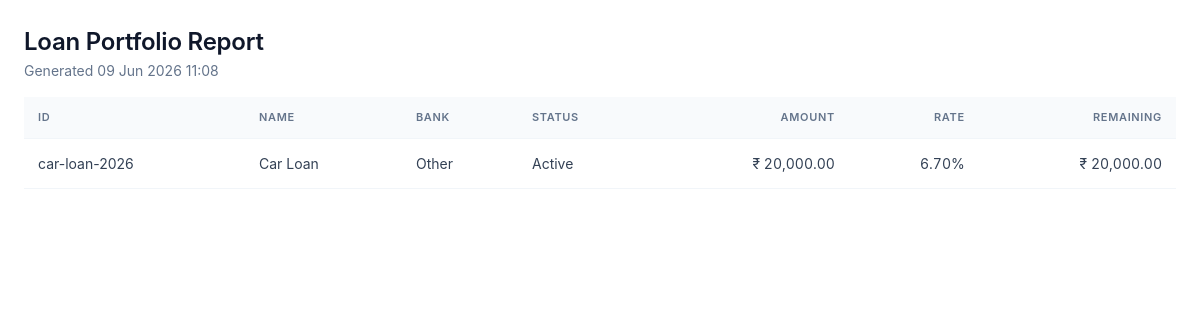
The page /reports/print (signed in) on the database as committed earlier.
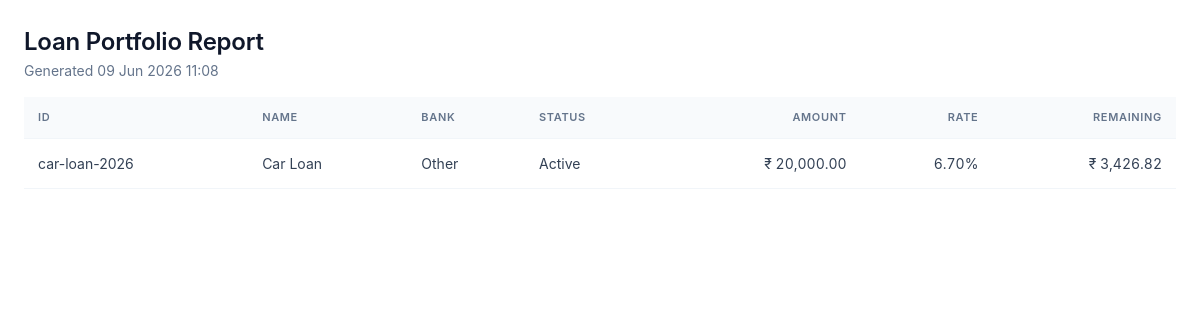
The same page on the database as committed later.
### app/models.py (models this page shows, shortened)
class Loan(db.Model):
    __tablename__ = "loans"
    id = db.Column(db.Integer, primary_key=True)
    user_id = db.Column(db.Integer, db.ForeignKey("users.id"), nullable=False, index=True)
    loan_id = db.Column(db.String(40), nullable=False, index=True)  # manual unique per user
    loan_name = db.Column(db.String(120), nullable=False)
    loan_category = db.Column(db.String(50), nullable=False, default="Personal")
    bank_name = db.Column(db.String(120), nullable=False)
    loan_amount = db.Column(db.Float, nullable=False)
    interest_rate = db.Column(db.Float, nullable=False)  # annual %
    down_payment = db.Column(db.Float, default=0)
    custom_emi = db.Column(db.Float, nullable=True)
    start_date = db.Column(db.Date, nullable=False)
    tenure_months = db.Column(db.Integer, nullable=False)
    loan_status = db.Column(db.String(20), default="Active", index=True)
    remaining_balance = db.Column(db.Float, default=0)
    completion_percentage = db.Column(db.Float, default=0)
    is_archived = db.Column(db.Boolean, default=False, index=True)
    balloon_date = db.Column(db.Date, nullable=True)
    balloon_amount = db.Column(db.Float, nullable=True)
    notes = db.Column(db.Text)
    closed_at = db.Column(db.DateTime, nullable=True)
    final_amount = db.Column(db.Float, nullable=True)
    closure_notes = db.Column(db.Text, nullable=True)
    created_at = db.Column(db.DateTime, default=datetime.utcnow)
    updated_at = db.Column(db.DateTime, default=datetime.utcnow, onupdate=datetime.utcnow)
    schedules = db.relationship("Schedule", backref="loan", lazy="dynamic",
                                cascade="all, delete-orphan", order_by="Schedule.month_index")
    __table_args__ = (db.UniqueConstraint("user_id", "loan_id", name="uq_user_loanid"),)

class User(UserMixin, db.Model):
    __tablename__ = "users"
    id = db.Column(db.Integer, primary_key=True)
    full_name = db.Column(db.String(120), nullable=False)
    username = db.Column(db.String(64), unique=True, nullable=False, index=True)
    email = db.Column(db.String(160), unique=True, nullable=False, index=True)
    password_hash = db.Column(db.String(256), nullable=False)
    preferred_currency = db.Column(db.String(8), default="INR")
    preferred_date_format = db.Column(db.String(20), default="%d %b %Y")
    created_at = db.Column(db.DateTime, default=datetime.utcnow)
    loans = db.relationship("Loan", backref="owner", lazy="dynamic", cascade="all, delete-orphan")

### app/blueprints/reports.py (the view)
@reports_bp.route("/print")
@login_required
def print_view():
    loans = current_user.loans.all()
    return render_template("reports/print.html", loans=loans)

### app/templates/reports/print.html
<!doctype html>
<html><head><meta charset="utf-8"><title>Loan Report</title>
<link rel="stylesheet" href="{{ url_for('static', filename='css/styles.css') }}">
<style>body{background:#fff;padding:24px}</style></head>
<body onload="window.print()">
<h1>Loan Portfolio Report</h1>
<p style="color:var(--slate-500)">Generated {{ now.strftime('%d %b %Y %H:%M') }}</p>
<table class="tbl" style="margin-top:16px">
<thead><tr><th>ID</th><th>Name</th><th>Bank</th><th>Status</th><th class="num">Amount</th><th class="num">Rate</th><th class="num">Remaining</th></tr></thead>
<tbody>{% for l in loans %}<tr><td>{{ l.loan_id }}</td><td>{{ l.loan_name }}</td><td>{{ l.bank_name }}</td>
<td>{{ l.loan_status }}</td><td class="num">{{ l.loan_amount|money }}</td>
<td class="num">{{ '%.2f'|format(l.interest_rate) }}%</td><td class="num">{{ l.remaining_balance|money }}</td></tr>{% endfor %}</tbody></table>
</body></html>

Rows that differ between the two databases and show on the page:
changed Loan "Car Loan": remaining_balance "₹ 20,000.00" → "₹ 3,426.82"
